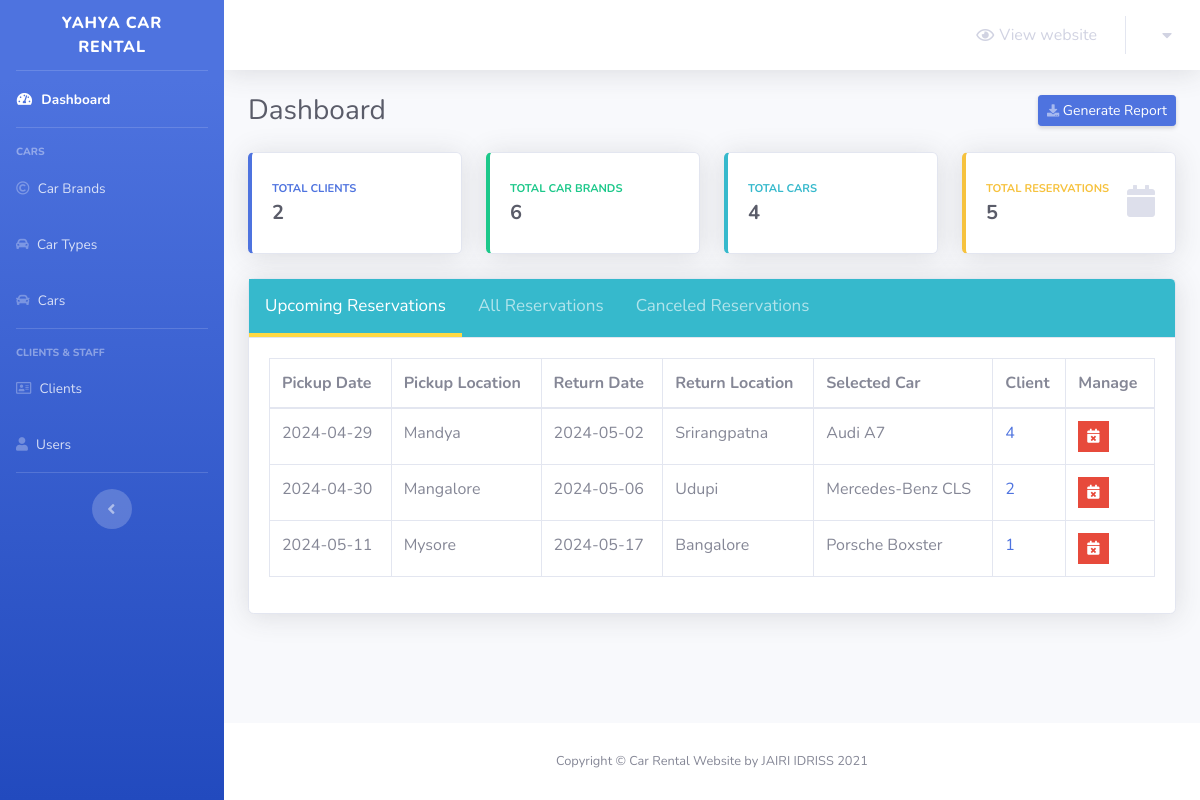
Page /admin/dashboard.php (signed in) on the committed database.
### tables this page shows
CREATE TABLE `reservations` (
  `reservation_id` int(10) NOT NULL,
  `client_id` int(10) NOT NULL,
  `car_id` int(3) NOT NULL,
  `pickup_date` date NOT NULL,
  `return_date` date NOT NULL,
  `pickup_location` varchar(50) NOT NULL,
  `return_location` varchar(50) NOT NULL,
  `canceled` tinyint(1) NOT NULL DEFAULT 0,
  `cancellation_reason` varchar(250) DEFAULT NULL
);

CREATE TABLE `cars` (
  `id` int(3) NOT NULL,
  `car_name` varchar(30) NOT NULL,
  `brand_id` int(3) NOT NULL,
  `type_id` int(3) NOT NULL,
  `color` varchar(20) NOT NULL,
  `model` varchar(50) NOT NULL,
  `description` varchar(100) NOT NULL
);

### admin/Includes/functions/functions.php (called while the page is built, shortened)
<?php
    function countItems($item,$table)
	{
		global $con;
		$stat_ = $con->prepare("SELECT COUNT($item) FROM $table");
		$stat_->execute();
		return $stat_->fetchColumn();
	}

### admin/dashboard.php (the view, shortened to what this page needs)
<?php
	if(isset($_SESSION['username_car_rental']) && isset($_SESSION['password_car_rental']))
	{
        include 'connect.php';
        include 'Includes/functions/functions.php';
        include 'Includes/templates/header.php';
?>
        <div class="container-fluid">
            <div class="d-sm-flex align-items-center justify-content-between mb-4">
                <h1 class="h3 mb-0 text-gray-800">Dashboard</h1>
                <a href="#" class="d-none d-sm-inline-block btn btn-sm btn-primary shadow-sm">
                    <i class="fas fa-download fa-sm text-white-50"></i>
                    Generate Report
                </a>
            </div>
            <div class="row">
                <div class="col-xl-3 col-md-6 mb-4">
                    <div class="card border-left-primary shadow h-100 py-2">
                        <div class="card-body">
                            <div class="row no-gutters align-items-center">
                                <div class="col mr-2">
                                    <div class="text-xs font-weight-bold text-primary text-uppercase mb-1">
                                        Total Clients
                                    </div>
                                    <div class="h5 mb-0 font-weight-bold text-gray-800"><?php echo countItems("client_id","clients")?></div>
                                </div>
                            </div>
                        </div>
                    </div>
                </div>
                <div class="col-xl-3 col-md-6 mb-4">
                    <div class="card border-left-success shadow h-100 py-2">
                        <div class="card-body">
                            <div class="row no-gutters align-items-center">
                                <div class="col mr-2">
                                    <div class="text-xs font-weight-bold text-success text-uppercase mb-1">
                                        Total Car Brands
                                    </div>
                                    <div class="h5 mb-0 font-weight-bold text-gray-800"><?php echo countItems("brand_id","car_brands")?></div>
                                </div>
                            </div>
                        </div>
                    </div>
                </div>
                <div class="col-xl-3 col-md-6 mb-4">
                    <div class="card border-left-info shadow h-100 py-2">
                        <div class="card-body">
                            <div class="row no-gutters align-items-center">
                                <div class="col mr-2">
                                    <div class="text-xs font-weight-bold text-info text-uppercase mb-1">
                                        Total Cars
                                    </div>
                                    <div class="row no-gutters align-items-center">
                                        <div class="col-auto">
                                            <div class="h5 mb-0 mr-3 font-weight-bold text-gray-800"><?php echo countItems("id","cars")?></div>
                                        </div>
                                    </div>
                                </div>
                            </div>
                        </div>
                    </div>
                </div>
                <div class="col-xl-3 col-md-6 mb-4">
                    <div class="card border-left-warning shadow h-100 py-2">
                        <div class="card-body">
                            <div class="row no-gutters align-items-center">
                                <div class="col mr-2">
                                    <div class="text-xs font-weight-bold text-warning text-uppercase mb-1">
                                        Total Reservations
                                    </div>
                                    <div class="h5 mb-0 font-weight-bold text-gray-800"><?php echo countItems("reservation_id","reservations")?></div>
                                </div>
                                <div class="col-auto">
                                    <i class="fas fa-calendar fa-2x text-gray-300"></i>
                                </div>
                            </div>
                        </div>
                    </div>
                </div>
            </div>
            <div class="card shadow mb-4">
                <div class="card-header tab" style="padding: 0px !important;background: #36b9cc!important">
                    <button class="tablinks active" onclick="openTab(event, 'Upcoming')">
                        Upcoming Reservations
                    </button>
                    <button class="tablinks" onclick="openTab(event, 'All')">
                        All Reservations
                    </button>
                    <button class="tablinks" onclick="openTab(event, 'Canceled')">
                        Canceled Reservations
                    </button>
                </div>
                <div class="card-body">
                    <div class="table-responsive">
                        <table class="table table-bordered tabcontent" id="Upcoming" style="display:table" width="100%" cellspacing="0">
                            <thead>
                                    <tr>
                                        <th>
                                            Pickup Date
                                        </th>
                                        <th>
                                            Pickup Location
                                        </th>
                                        <th>
                                            Return Date
                                        </th>
                                        <th>
                                            Return Location
                                        </th>
                                        <th>
                                            Selected Car
                                        </th>
                                        <th>
                                            Client
                                        </th>
                                        <th>
                                            Manage
                                        </th>
                                    </tr>
                                </thead>
                                <tbody>
                                    <?php
                                        $stmt = $con->prepare("SELECT *
                                                        FROM reservations r, cars c
                                                        where pickup_date >= ? and r.car_id = c.id
                                                        and canceled = 0
                                                        order by pickup_date;
                                                        ");
                                        $stmt->execute(array(date('Y-m-d H:i:s')));
                                        $rows = $stmt->fetchAll();
                                        $count = $stmt->rowCount();
                                        if($count == 0)
                                        {
                                            echo "<tr>";
                                                echo "<td colspan='5' style='text-align:center;'>";
                                                    echo "List of your upcoming reservations will be presented here";
                                                echo "</td>";
                                            echo "</tr>";
                                        }
                                        else
                                        {
                                            foreach($rows as $row)
                                            {
                                                echo "<tr>";
                                                    echo "<td>";
                                                        echo $row['pickup_date'];
                                                    echo "</td>";
                                                    echo "<td>";
                                                        echo $row['pickup_location'];
                                                    echo "</td>";
                                                    echo "<td>";
                                                        echo $row['return_date'];
                                                    echo "</td>";
                                                    echo "<td>";
                                                        echo $row['return_location'];
                                                    echo "</td>";
                                                    echo "<td>";
                                                        echo $row['car_name'];
                                                    echo "</td>";
                                                    echo "<td>";
                                                        echo "<a href = #>";
                                                            echo $row['client_id'];
                                                        echo "</a>";
                                                    echo "</td>";
                                                    echo "<td>";
                                                        $cancel_data = "cancel_reservation_".$row["reservation_id"];
                                                        ?>
                                                        <ul class="list-inline m-0">
                                                            <li class="list-inline-item" data-toggle="tooltip" title="Cancel Reservation">
                                                                <button class="btn btn-danger btn-sm rounded-0" type="button" data-toggle="modal" data-target="#<?php echo $cancel_data; ?>" data-placement="top">
                                                                    <i class="fas fa-calendar-times"></i>
                                                                </button>
                                                            </li>
                                                        </ul>
                                                        <?php
                                                    echo "</td>";
                                                echo "</tr>";
                                            }
                                        }
                                    ?>
                                </tbody>
                        </table>
                    </div>
                </div>
            </div>
        </div>
<?php
	    include 'Includes/templates/footer.php';
	}
	else
    {
    	header('Location: index.php');
        exit();
    }
?>

### admin/Design/css/main.css (style rules this page uses)
.tab button.active { color: #fff; border-bottom: 4px solid #ffd943; }
.tab button { background: inherit; color: #ffffff9c; float: left; border: none; outline: none; cursor: pointer; padding: 14px 16px; transition: 0.3s; font-size: 17px; border-bottom: 4px solid transparent; }
.tabcontent { display: none; }

### rows in the picture
reservations: pickup_date "2024-04-29", pickup_location "Mandya", return_date "2024-05-02", return_location "Srirangpatna", car.car_name "Audi A7", client "4"
reservations: pickup_date "2024-04-30", pickup_location "Mangalore", return_date "2024-05-06", return_location "Udupi", car.car_name "Mercedes-Benz CLS", client "2"
reservations: pickup_date "2024-05-11", pickup_location "Mysore", return_date "2024-05-17", return_location "Bangalore", car.car_name "Porsche Boxster", client "1"

### other values in the picture
countItems("client_id","clients") "2"
countItems("brand_id","car_brands") "6"
countItems("id","cars") "4"
countItems("reservation_id","reservations") "5"
